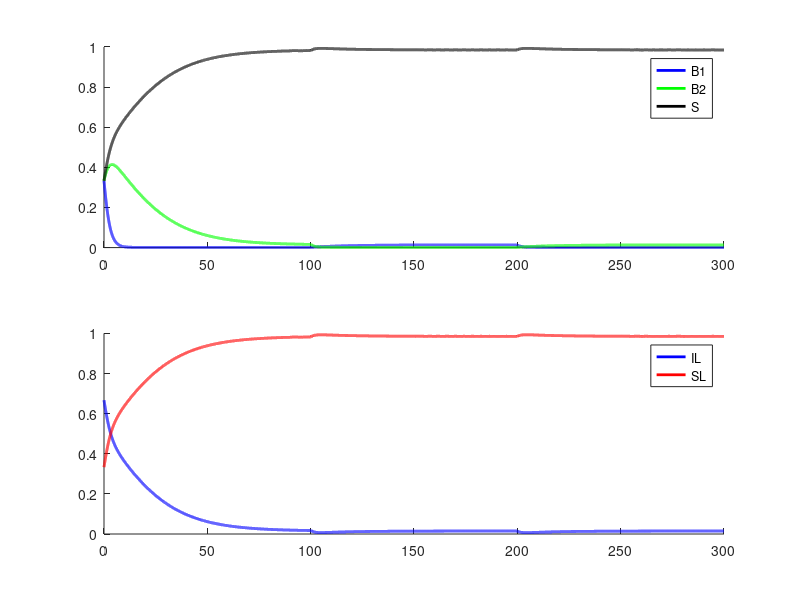

Write MATLAB code to recreate this figure.
function CopySuccessful
T = 300;

tau = 0; %delay for social learners
epsilon  = 0.1; %

payOpt = normrnd(0.2,0,1000); %introducing some noise for the payoff of optimum behavior
paySOpt = normrnd(0.8,0,1000);%introducing some noise for the payoff of sub-optimum behavior



fB1 = @(t)(1-epsilon)*piB1(t) + epsilon*piB2(t); %Fitness of behavior 1
fB2 = @(t)(1-epsilon)*piB2(t) + epsilon*piB1(t); %Fitness of behavior 2

B10  = 1/3;
B20  = 1/3;
S10  = 1/3;

Y0 = [B10; B20; S10];
tspan   = [0:0.01:T];
[tt, y] = ode45(@sls,tspan,Y0);

clf
subplot(2,1,1)
hold on
plot(tt,y(:,1),'Color', 'b', 'Linewidth', 2)
plot(tt,y(:,2),'Color', 'g', 'Linewidth', 2)
plot(tt,y(:,3),'Color', 'k', 'Linewidth', 2)
legend({'B1','B2','S'})


subplot(2,1,2)
hold on
plot(tt,y(:,1) + y(:,2),'Color', 'b', 'Linewidth', 2)
plot(tt,y(:,3),'Color', 'r', 'Linewidth', 2)
legend({'IL','SL'})

    function dxdt = sls(t,x)
               
        Q = [[0.999, 0, 0.001]; [0, 0.999, 0.001]; [0.001, 0.001, 0.998]];
        
        fSt = 0;
        if(t-tau >= 0)
            if(fB1(t-tau) > fB2(t-tau))
                fSt = piB1(t);
            else
                fSt = piB2(t);
            end
        end
        
        f = [fB1(t) fB2(t) fSt];
        phi = f*x; 
        
        
        dxdt1 = f*(x.*Q(:,1)) - x(1)*phi; %B1 equation
        dxdt2 = f*(x.*Q(:,2)) - x(2)*phi; %B2 equation
        dxdt3 = f*(x.*Q(:,3)) - x(3)*phi; %S equation
        dxdt = [dxdt1;dxdt2;dxdt3];
    end
    
    function y = piB1(t) %Payoff of behavior 1
        if(t<100 || t>200)
            y = payOpt(floor(t+1));
        else
            y = paySOpt(floor(t+1));
        end
    end

    function y = piB2(t) %Payoff of behavior 2
        if(t<100 || t>200)
            y = paySOpt(floor(t+1));
        else
            y = payOpt(floor(t+1));
        end
    end
end
